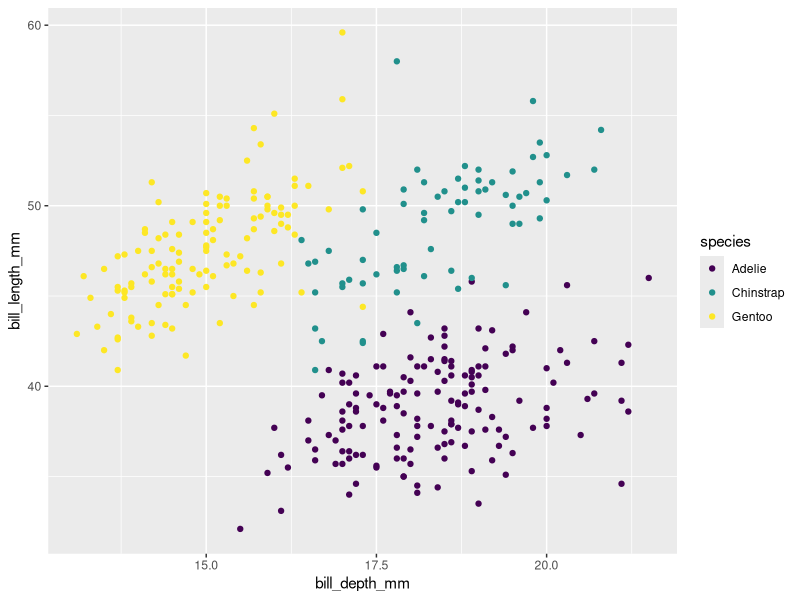
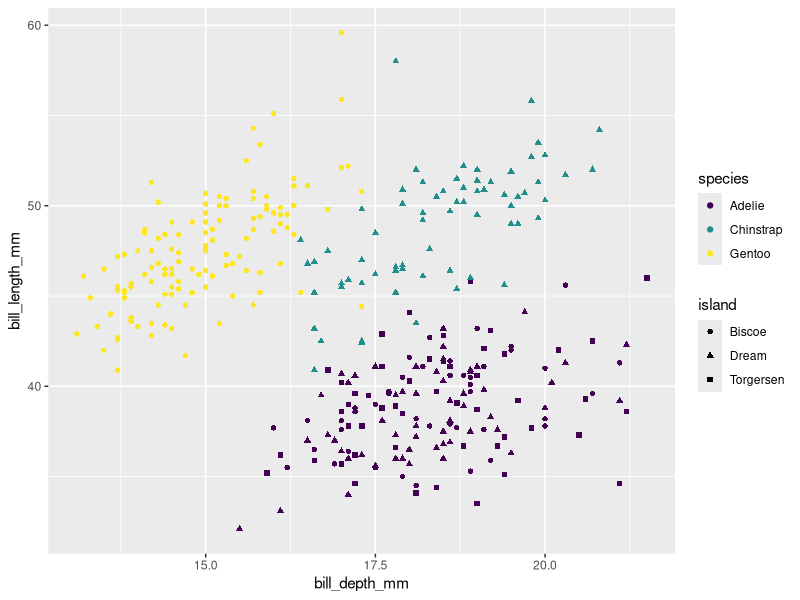
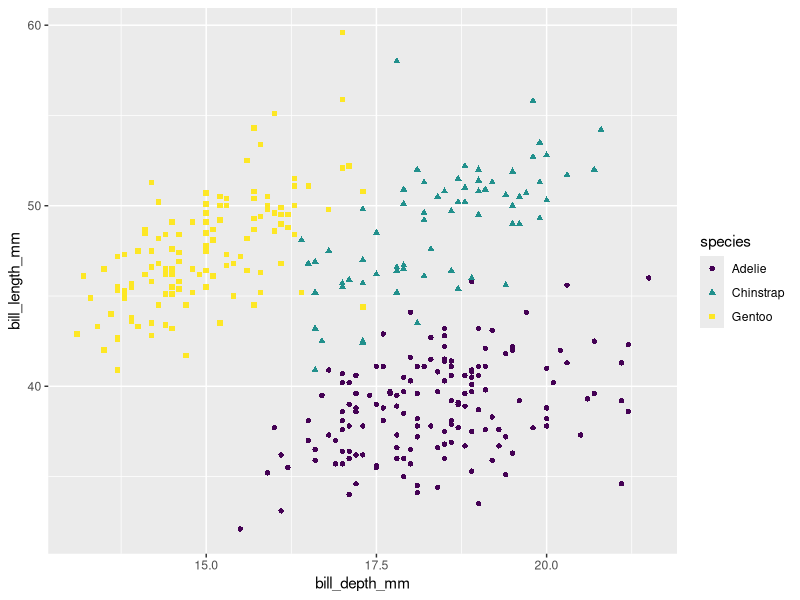
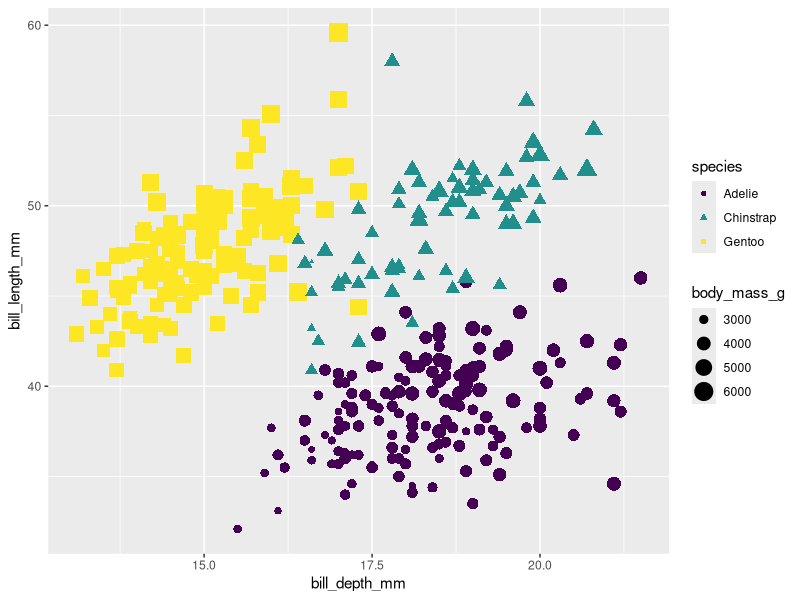
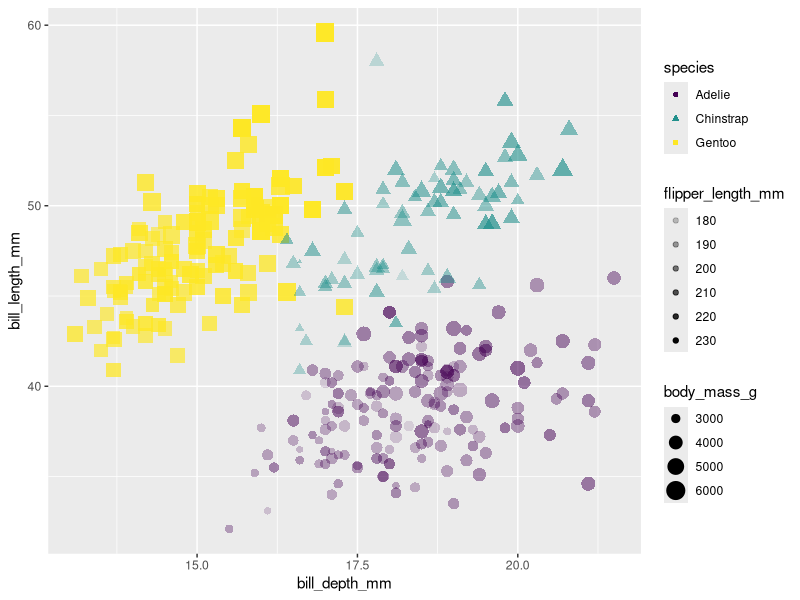
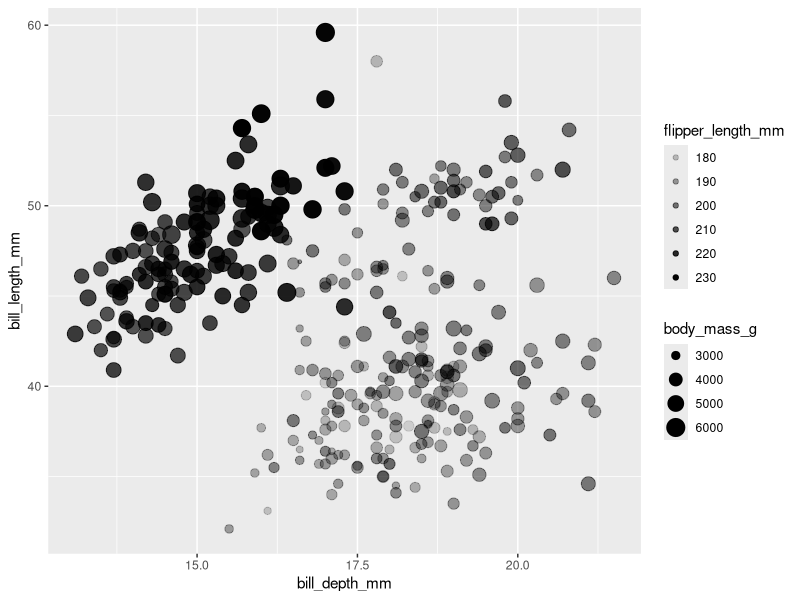
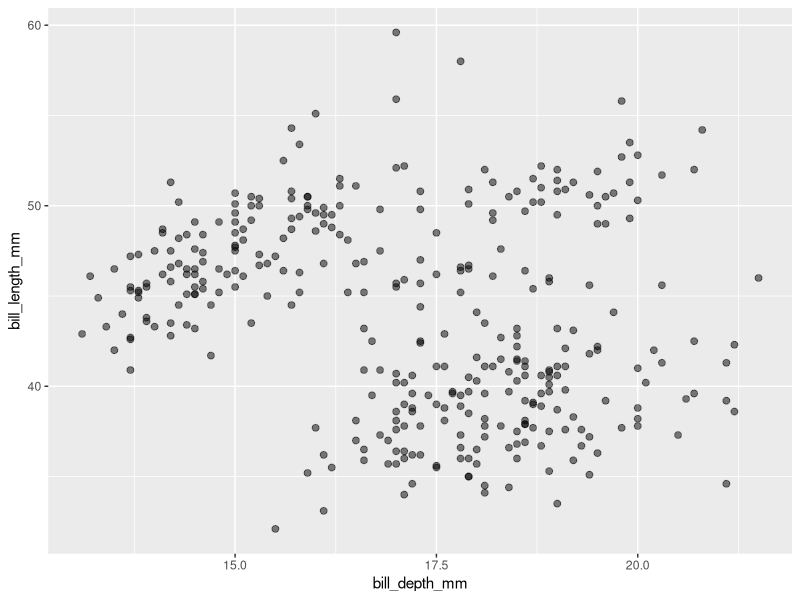
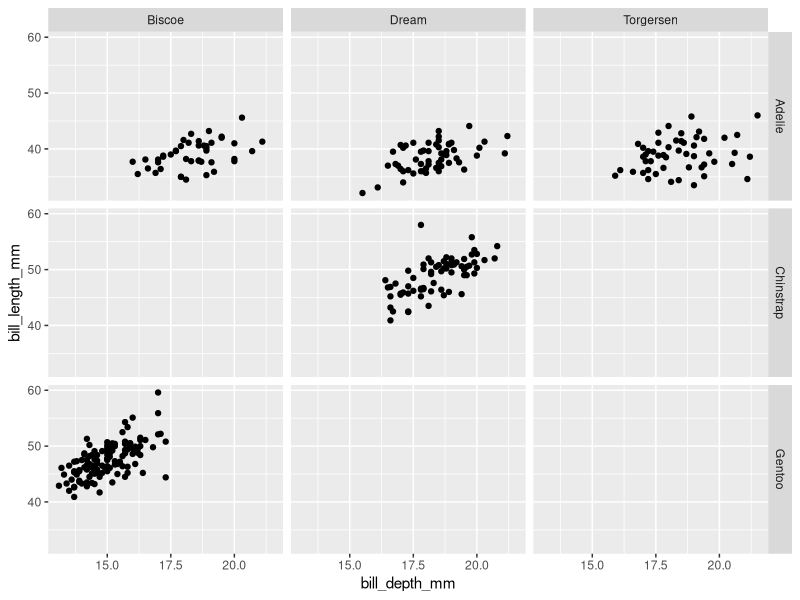

The R source for these figures, in order:
## ---- chunk 1
library(tidyverse)
library(palmerpenguins)
## ---- chunk 2
#| output-location: column
ggplot(penguins,
       aes(x = bill_depth_mm, 
           y = bill_length_mm,
           color = species)) +
  geom_point() +
  scale_color_viridis_d()
## ---- chunk 3
#| output-location: column
ggplot(penguins,
       aes(x = bill_depth_mm, 
           y = bill_length_mm,
           color = species,
           shape = island)) + #<<
  geom_point() +
  scale_color_viridis_d()
## ---- chunk 4
#| output-location: column
ggplot(penguins,
       aes(x = bill_depth_mm, 
           y = bill_length_mm,
           color = species,
           shape = species)) +
  geom_point() +
  scale_color_viridis_d()
## ---- chunk 5
#| output-location: column

ggplot(penguins,
       aes(x = bill_depth_mm, 
           y = bill_length_mm,
           color = species,
           shape = species,
           size = body_mass_g)) +
  geom_point() +
  scale_color_viridis_d()
## ---- chunk 6
#| output-location: column

ggplot(penguins,
       aes(x = bill_depth_mm, 
           y = bill_length_mm,
           color = species,
           shape = species,
           size = body_mass_g,
           alpha = flipper_length_mm)) + #<<
  geom_point() +
  scale_color_viridis_d()
## ---- chunk 7
ggplot(penguins,
       aes(x = bill_depth_mm,
           y = bill_length_mm,
           size = body_mass_g, #<<
           alpha = flipper_length_mm)) + #<<
  geom_point()
## ---- chunk 8
ggplot(penguins,
       aes(x = bill_depth_mm,
           y = bill_length_mm)) + 
  geom_point(size = 2, alpha = 0.5)
## ---- chunk 9

## ---- chunk 10
ggplot(penguins, aes(x = bill_depth_mm, y = bill_length_mm)) + 
  geom_point() +
  facet_grid(species ~ island) #<<
## ---- chunk 11
ggplot(penguins, aes(x = bill_depth_mm, y = bill_length_mm)) + 
  geom_point() +
  facet_grid(species ~ sex) #<<
## ---- chunk 12
ggplot(penguins, aes(x = bill_depth_mm, y = bill_length_mm)) + 
  geom_point() +
  facet_grid(sex ~ species) #<<
## ---- chunk 13
ggplot(penguins, aes(x = bill_depth_mm, y = bill_length_mm)) + 
  geom_point() +
  facet_wrap(~ species) #<<
## ---- chunk 14
ggplot(penguins, aes(x = bill_depth_mm, y = bill_length_mm)) + 
  geom_point() +
  facet_grid(. ~ species) #<<
## ---- chunk 15
ggplot(penguins, aes(x = bill_depth_mm, y = bill_length_mm)) + 
  geom_point() +
  facet_wrap(~ species, ncol = 2) #<<
## ---- chunk 16
ggplot(
  penguins, 
  aes(x = bill_depth_mm, 
      y = bill_length_mm, 
      color = species)) + #<<
  geom_point() +
  facet_grid(species ~ sex) +
  scale_color_viridis_d() #<<
## ---- chunk 17

## ---- chunk 18
ggplot(
  penguins, 
  aes(x = bill_depth_mm, 
      y = bill_length_mm, 
      color = species)) +
  geom_point() +
  facet_grid(species ~ sex) +
  scale_color_viridis_d() +
  guides(color = "none") #<<
## ---- chunk 19

